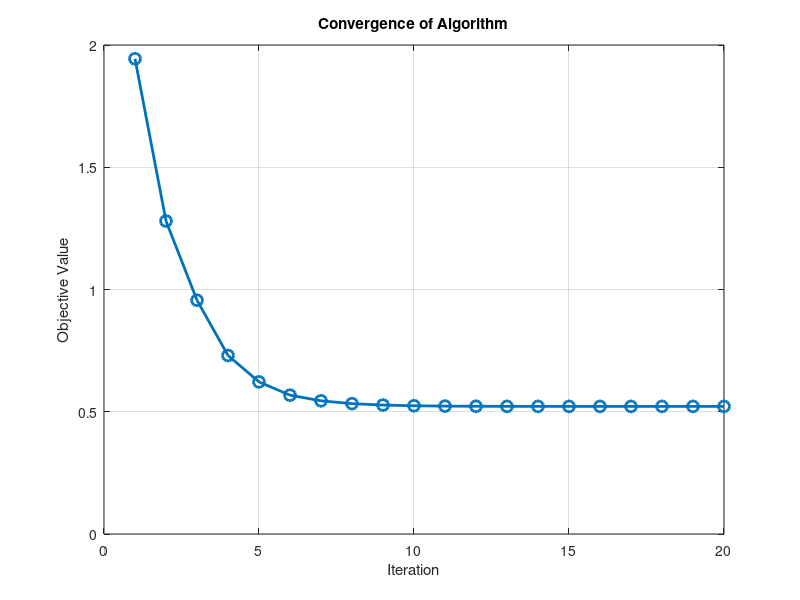

This chart was generated by the following MATLAB code:
% Hard-coded convergence data from your log
iterations = 1:20;
objective_values = [1.9438, 1.2802, 0.9562, 0.7302, 0.6221, ...
                    0.5679, 0.5447, 0.5332, 0.5274, 0.5245, ...
                    0.5231, 0.5224, 0.5221, 0.5220, 0.5219, ...
                    0.5219, 0.5219, 0.5219, 0.5219, 0.5219];

% Plot
figure;
plot(iterations, objective_values, 'o-', 'LineWidth', 2, 'MarkerSize', 8);
grid on;
xlabel('Iteration');
ylabel('Objective Value');
title('Convergence of Algorithm');
